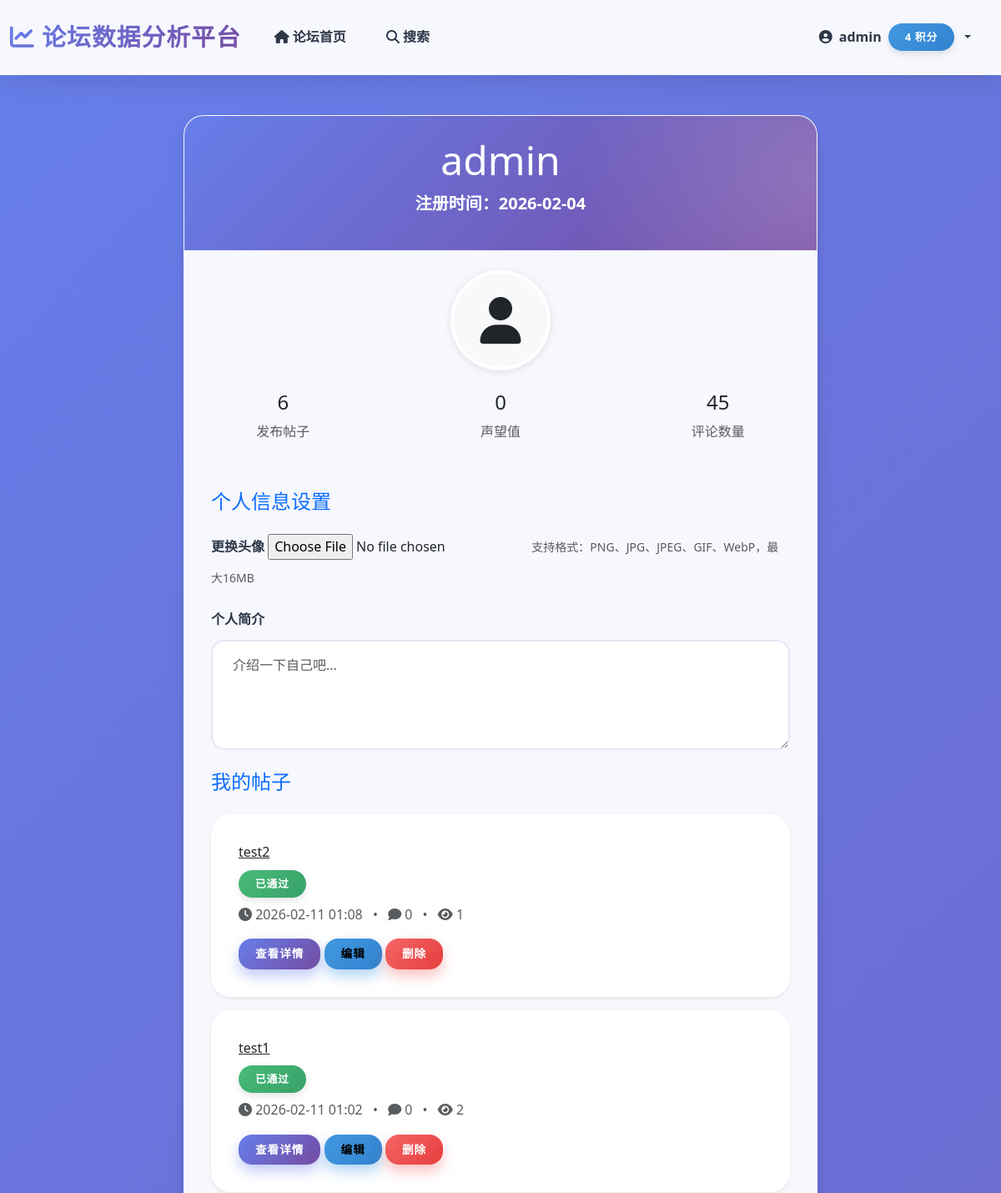
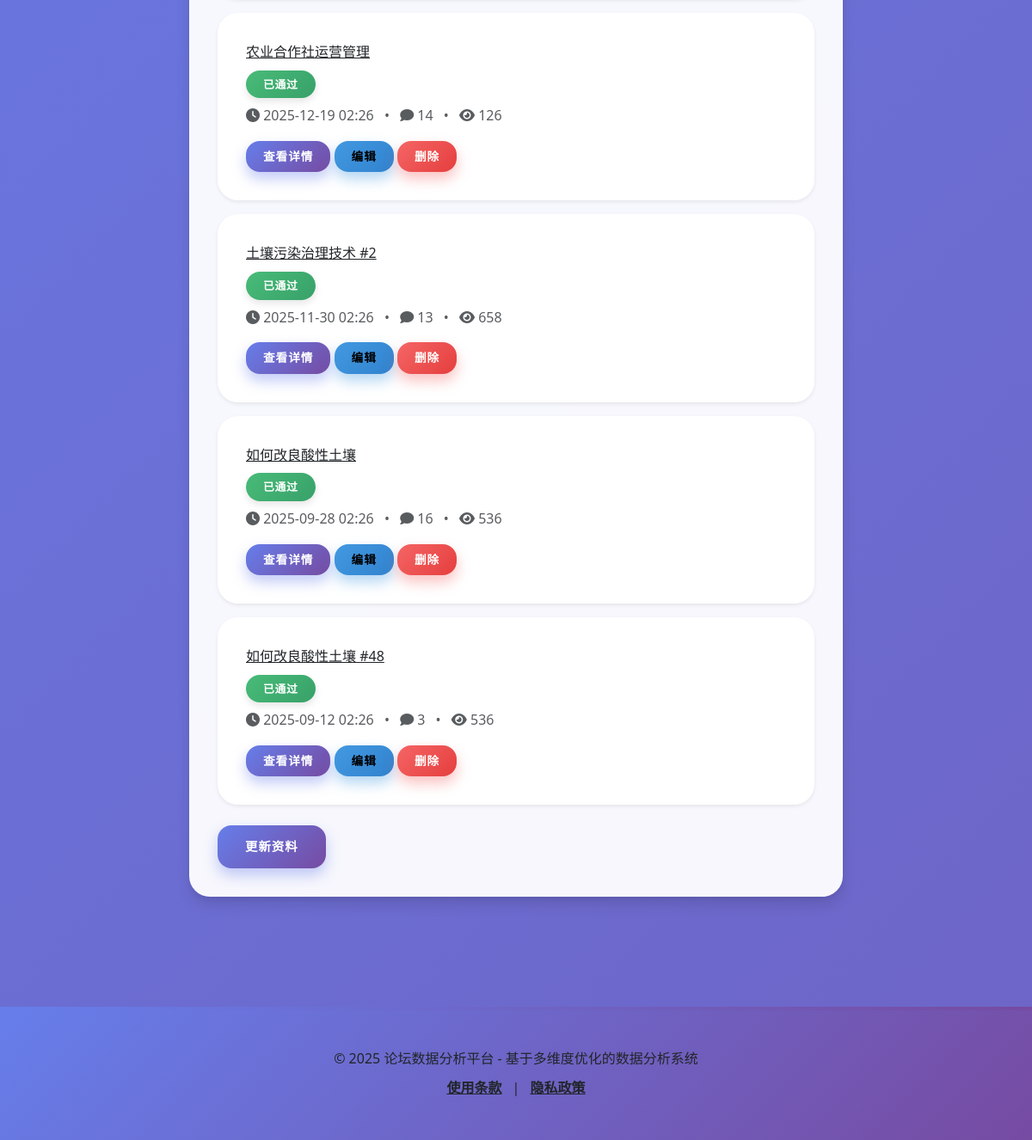
Screenshot of /profile (signed in) with the database file from the repository (2 pictures, top to bottom).
### app/models/user.py (models this page shows, shortened)
class User(UserMixin, Treet_IP_Conn.Model):
    __tablename__ = 'users'
    UserID = Treet_IP_Conn.Column(Treet_IP_Conn.Integer, primary_key=True, autoincrement=True)
    UserName = Treet_IP_Conn.Column(Treet_IP_Conn.String(50), unique=True, nullable=False, index=True)
    RegistrationDate = Treet_IP_Conn.Column(Treet_IP_Conn.DateTime, default=datetime.utcnow, index=True)  # 添加索引以优化按注册时间查询
    LastLoginTime = Treet_IP_Conn.Column(Treet_IP_Conn.DateTime, default=datetime.utcnow, onupdate=datetime.utcnow, index=True)  # 添加索引以优化按登录时间查询
    PasswordHash = Treet_IP_Conn.Column(Treet_IP_Conn.String(255), nullable=False)
    Reputation = Treet_IP_Conn.Column(Treet_IP_Conn.Integer, default=0, index=True)  # 用户声望值
    Status = Treet_IP_Conn.Column(Treet_IP_Conn.Enum(UserStatus), default=UserStatus.ACTIVE, index=True)  # 添加索引以优化状态筛选
    Role = Treet_IP_Conn.Column(Treet_IP_Conn.Enum(UserRole), default=UserRole.USER, index=True)  # 添加用户角色
    UserBio = Treet_IP_Conn.Column(Treet_IP_Conn.Text, default='')  # 个人简介
    AvatarURL = Treet_IP_Conn.Column(Treet_IP_Conn.String(255), default='')  # 头像URL
    Points = Treet_IP_Conn.Column(Treet_IP_Conn.Integer, default=0, index=True)  # 积分余额
    Level = Treet_IP_Conn.Column(Treet_IP_Conn.Integer, default=1, index=True)  # 用户等级
    TotalPointsEarned = Treet_IP_Conn.Column(Treet_IP_Conn.Integer, default=0)  # 累计获得的积分
    ConsecutiveCheckInDays = Treet_IP_Conn.Column(Treet_IP_Conn.Integer, default=0)  # 连续签到天数
    LastCheckInDate = Treet_IP_Conn.Column(Treet_IP_Conn.Date, nullable=True)  # 最后签到日期
    IsPhoneBound = Treet_IP_Conn.Column(Treet_IP_Conn.Boolean, default=False)  # 是否绑定手机
    IsProfileCompleted = Treet_IP_Conn.Column(Treet_IP_Conn.Boolean, default=False)  # 是否完善个人资料
    posts = Treet_IP_Conn.relationship('Post', backref='author', foreign_keys='Post.UserID', lazy='dynamic', cascade='all, delete-orphan')
    comments = Treet_IP_Conn.relationship('Comment', backref='author', foreign_keys='Comment.UserID', lazy='dynamic', cascade='all, delete-orphan')

### app/models/post.py (models this page shows, shortened)
class Post(Treet_IP_Conn.Model):
    __tablename__ = 'posts'
    STATUS_PENDING = 'pending'
    STATUS_APPROVED = 'approved'
    STATUS_REJECTED = 'rejected'
    PostID = Treet_IP_Conn.Column(Treet_IP_Conn.Integer, primary_key=True, autoincrement=True)
    PostTitle = Treet_IP_Conn.Column(Treet_IP_Conn.String(200), nullable=False, index=True)  # 添加索引以优化标题搜索
    PostContent = Treet_IP_Conn.Column(Treet_IP_Conn.Text, nullable=False)
    PublishTime = Treet_IP_Conn.Column(Treet_IP_Conn.DateTime, nullable=True, index=True)  # 添加索引以优化发布时间查询
    LastModified = Treet_IP_Conn.Column(Treet_IP_Conn.DateTime, default=datetime.utcnow, onupdate=datetime.utcnow, index=True)  # 添加索引以优化修改时间查询
    CreationTime = Treet_IP_Conn.Column(Treet_IP_Conn.DateTime, default=datetime.utcnow, index=True)
    Status = Treet_IP_Conn.Column(Treet_IP_Conn.String(20), default=STATUS_PENDING, index=True)  # pending, approved, rejected
    ViewCount = Treet_IP_Conn.Column(Treet_IP_Conn.Integer, default=0, index=True)
    IsSticky = Treet_IP_Conn.Column(Treet_IP_Conn.Boolean, default=False, index=True)  # 是否置顶
    ReviewerID = Treet_IP_Conn.Column(Treet_IP_Conn.Integer, Treet_IP_Conn.ForeignKey('users.UserID', ondelete='SET NULL'), nullable=True, index=True)
    ReviewTime = Treet_IP_Conn.Column(Treet_IP_Conn.DateTime, nullable=True, index=True)
    ReviewComment = Treet_IP_Conn.Column(Treet_IP_Conn.Text, nullable=True)
    AIAuditResult = Treet_IP_Conn.Column(Treet_IP_Conn.Boolean, nullable=True, index=True)  # AI审核结果：True表示合规，False表示违规
    AIAuditTime = Treet_IP_Conn.Column(Treet_IP_Conn.DateTime, nullable=True, index=True)  # AI审核时间
    IsAIAudit = Treet_IP_Conn.Column(Treet_IP_Conn.Boolean, default=False, index=True)  # 是否由AI进行审核
    UserID = Treet_IP_Conn.Column(Treet_IP_Conn.Integer, Treet_IP_Conn.ForeignKey('users.UserID', ondelete='CASCADE'), nullable=False, index=True)
    reviewer = Treet_IP_Conn.relationship('User', foreign_keys=[ReviewerID], backref='reviewed_posts')
    comments = Treet_IP_Conn.relationship('Comment', backref='post', lazy='dynamic', cascade='all, delete-orphan')
    categories = Treet_IP_Conn.relationship('Category', secondary='postcategories', backref=Treet_IP_Conn.backref('posts', lazy='dynamic'))
    tags = Treet_IP_Conn.relationship('Tag', secondary=posttags, backref=Treet_IP_Conn.backref('posts', lazy='dynamic'))

### app/routes/auth.py (the view, shortened to what this page needs)
@auth.route('/profile', methods=['GET', 'POST'])
@login_required
def profile():
    from app.forms import ProfileForm
    form = ProfileForm()
    if request.method == 'GET':
        form.UserBio.data = current_user.UserBio or ''
    from app.models import Post
    user_posts = current_user.posts.order_by(Post.CreationTime.desc()).all()
    return render_template('auth/profile.html', user=current_user, form=form, posts=user_posts)

### app/forms.py
class ProfileForm(FlaskForm):
    UserBio = TextAreaField('个人简介', validators=[Length(max=500, message='个人简介不能超过500个字符')])
    avatar_file = FileField('头像', validators=[
        FileAllowed(['png', 'jpg', 'jpeg', 'gif', 'webp'], '只支持上传图片文件（PNG、JPG、JPEG、GIF、WebP）')
    ])
    submit = SubmitField('更新资料')
    def __init__(self, *args, **kwargs):
        super(ProfileForm, self).__init__(*args, **kwargs)

### app/templates/auth/profile.html (shortened to what this page needs)
{% extends "base.html" %}
{% block content %}
<div class="container mt-5">
    <div class="row justify-content-center">
        <div class="col-md-8">
            <div class="card mb-5">
                <div class="card-header bg-primary text-white">
                    <div class="d-flex flex-column align-items-center">
                        <h1 class="display-5 mb-2">{{ user.UserName }}</h1>
                        <p class="text-white-80">注册时间：{{ user.RegistrationDate.strftime('%Y-%m-%d') }}</p>
                    </div>
                </div>
                <div class="d-flex justify-content-center mt-4 mb-4">
                    {% if user.AvatarURL %}
                    <img src="{{ user.AvatarURL }}" alt="用户头像" class="rounded-circle" style="width: 120px; height: 120px; object-fit: cover; border: 4px solid #fff; box-shadow: 0 2px 10px rgba(0,0,0,0.1);">
                    {% else %}
                    <div class="rounded-circle d-flex align-items-center justify-content-center bg-light text-gray-600" style="width: 120px; height: 120px; border: 4px solid #fff; box-shadow: 0 2px 10px rgba(0,0,0,0.1);">
                        <i class="fas fa-user display-4"></i>
                    </div>
                    {% endif %}
                </div>
                <div class="row text-center mb-4">
                    <div class="col">
                        <div class="h4 font-weight-bold">{{ user.posts.count() }}</div>
                        <div class="text-muted">发布帖子</div>
                    </div>
                    <div class="col">
                        <div class="h4 font-weight-bold">{{ user.Reputation or 0 }}</div>
                        <div class="text-muted">声望值</div>
                    </div>
                    <div class="col">
                        <div class="h4 font-weight-bold">{{ user.comments.count() }}</div>
                        <div class="text-muted">评论数量</div>
                    </div>
                </div>
                <div class="card-body">
                    <form method="POST" action="{{ url_for('auth.profile') }}" enctype="multipart/form-data">
                        <div class="mb-6">
                            <h4 class="text-primary mb-4">个人信息设置</h4>
                            <div class="form-group mb-4">
                                <label class="form-label">更换头像</label>
                                {{ form.avatar_file(class="form-control-file") }}
                                <small class="form-text text-muted">支持格式：PNG、JPG、JPEG、GIF、WebP，最大16MB</small>
                            </div>
                            {% if form.UserBio %}
                            <div class="form-group mb-4">
                                {{ form.UserBio.label(class="form-label") }}
                                {{ form.UserBio(class="form-control" + (' is-invalid' if form.UserBio.errors else ''), rows="4", placeholder="介绍一下自己吧...") }}
                            </div>
                            {% endif %}
                        </div>
                        <div class="mb-4">
                            <h4 class="text-primary mb-4">我的帖子</h4>
                            {% if user.posts %}
                            <div class="posts-list">
                                {% for post in posts %}
                                <div class="card mb-3 shadow-sm">
                                    <div class="card-body">
                                        <a href="{{ url_for('forum.post_detail', post_id=post.PostID) }}" class="text-dark font-weight-medium">
                                            {{ post.PostTitle }}
                                        </a>
                                        <div class="mt-2">
                                            {% if post.Status == 'approved' %}
                                            <span class="badge badge-success">已通过</span>
                                            {% elif post.Status == 'pending' %}
                                            <span class="badge badge-warning">待审核</span>
                                            {% elif post.Status == 'rejected' %}
                                            <span class="badge badge-danger">已拒绝</span>
                                            {% elif post.Status == 'active' %}
                                            <span class="badge badge-info">活跃</span>
                                            {% endif %}
                                        </div>
                                        <div class="mt-2 text-sm text-muted">
                                            <i class="fas fa-clock"></i> {{ post.CreationTime.strftime('%Y-%m-%d %H:%M') }}
                                            <span class="mx-2">•</span>
                                            <i class="fas fa-comment"></i> {{ post.comments.count() }}
                                            <span class="mx-2">•</span>
                                            <i class="fas fa-eye"></i> {{ post.ViewCount or 0 }}
                                        </div>
                                        <div class="mt-3">
                                            <a href="{{ url_for('forum.post_detail', post_id=post.PostID) }}" class="btn btn-sm btn-primary mr-2">查看详情</a>
                                            {% if current_user.UserID == post.UserID or current_user.is_admin() %}
                                            <a href="{{ url_for('forum.edit_post', post_id=post.PostID) }}" class="btn btn-sm btn-info mr-2">编辑</a>
                                            <form method="POST" action="{{ url_for('forum.delete_post', post_id=post.PostID) }}" style="display: inline;">
                                                <button type="submit" class="btn btn-sm btn-danger" onclick="return confirm('确定要删除这个帖子吗？')">删除</button>
                                            </form>
                                            {% endif %}
                                        </div>
                                    </div>
                                </div>
                                {% endfor %}
                            </div>
                            {% else %}
                            <div class="alert alert-info text-center py-5">
                                <i class="fas fa-file-alt display-4 block mb-3"></i>
                                <p class="mb-0">您还没有发布过帖子</p>
                                <a href="{{ url_for('forum.create_post') }}" class="btn btn-primary mt-3">发布第一篇帖子</a>
                            </div>
                            {% endif %}
                        </div>
                        <div class="mt-4">
                            {{ form.submit(class="btn btn-primary btn-lg btn-block") }}
                        </div>
                    </form>
                </div>
            </div>
        </div>
    </div>
</div>
{% endblock %}

### app/templates/base.html (shortened to what this page needs)
<!DOCTYPE html>
<html lang="zh-CN">
<head>
    <link rel="stylesheet" href="https://cdn.jsdelivr.net/npm/bootstrap@5.3.0/dist/css/bootstrap.min.css">
    <link rel="stylesheet" href="https://cdn.jsdelivr.net/npm/bootstrap-icons@1.11.1/font/bootstrap-icons.css">
    <link rel="stylesheet" href="https://cdnjs.cloudflare.com/ajax/libs/font-awesome/6.4.0/css/all.min.css">
    <link rel="stylesheet" href="{{ url_for('static', filename='css/modern_style.css') }}">
</head>
<body>
    <nav class="navbar navbar-expand-lg" id="mainNavbar">
        <div class="container">
            <a class="navbar-brand" href="{{ url_for('main.index') }}">
                <i class="fas fa-chart-line"></i> 论坛数据分析平台
            </a>
            <div class="collapse navbar-collapse" id="navbarNav">
                <ul class="navbar-nav">
                    <li class="nav-item">
                        <a class="nav-link" href="{{ url_for('forum.forum_index') }}">
                            <i class="fas fa-home"></i> 论坛首页
                        </a>
                    </li>
                    <li class="nav-item">
                        <a class="nav-link" href="{{ url_for('forum.search_page') }}">
                            <i class="fas fa-search"></i> 搜索
                        </a>
                    </li>
                </ul>
                <ul class="navbar-nav ms-auto">
                    {% if current_user.is_authenticated %}
                    <li class="nav-item dropdown">
                        <a class="nav-link dropdown-toggle d-flex align-items-center gap-2" href="#" id="navbarDropdown" role="button" data-bs-toggle="dropdown" aria-haspopup="true" aria-expanded="false">
                            <i class="fas fa-user-circle"></i>
                            <span>{{ current_user.UserName }}</span>
                            <span class="badge badge-info">{{ current_user.Points or 0 }} 积分</span>
                        </a>
                    </li>
                    {% endif %}
                </ul>
            </div>
        </div>
    </nav>
    <div class="container mt-4">
        {% block content %}{% endblock %}
    </div>
    <footer class="footer py-5">
        <div class="container text-center">
            <p class="mb-2 text-dark">© 2025 论坛数据分析平台 - 基于多维度优化的数据分析系统</p>
            <div class="text-sm">
                <a href="#" class="text-dark hover:text-primary mx-2">使用条款</a>
                <span class="text-dark">|</span>
                <a href="#" class="text-dark hover:text-primary mx-2">隐私政策</a>
            </div>
        </div>
    </footer>
</body>
</html>

### rows the page displays
User: UserName "admin", Points "4", RegistrationDate "2026-02-04", Reputation "0"
Post: PostTitle "test2", Status "已通过", CreationTime "2026-02-11 01:08", comments.count "0", ViewCount "1"
Post: PostTitle "test1", Status "已通过", CreationTime "2026-02-11 01:02", comments.count "0", ViewCount "2"
Post: PostTitle "农业合作社运营管理", Status "已通过", CreationTime "2025-12-19 02:26", comments.count "14", ViewCount "126"
Post: PostTitle "土壤污染治理技术 #2", Status "已通过", CreationTime "2025-11-30 02:26", comments.count "13", ViewCount "658"
Post: PostTitle "如何改良酸性土壤", Status "已通过", CreationTime "2025-09-28 02:26", comments.count "16", ViewCount "536"
Post: PostTitle "如何改良酸性土壤 #48", Status "已通过", CreationTime "2025-09-12 02:26", comments.count "3", ViewCount "536"

### other values shown
{{ user.posts.count() }} "6"
{{ user.comments.count() }} "45"
